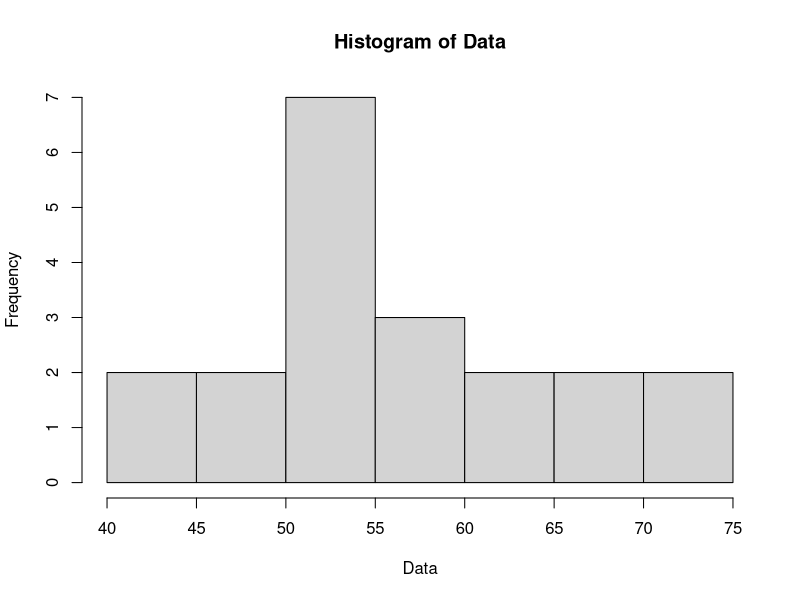
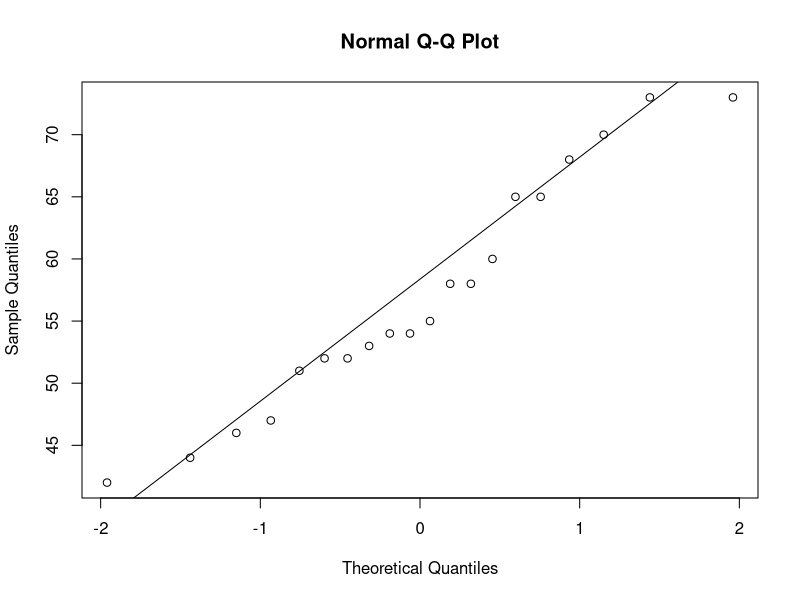
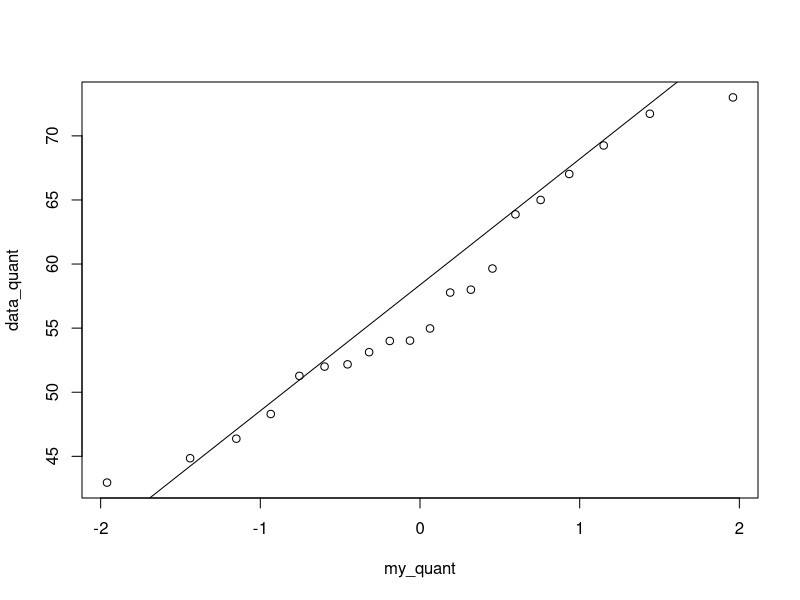
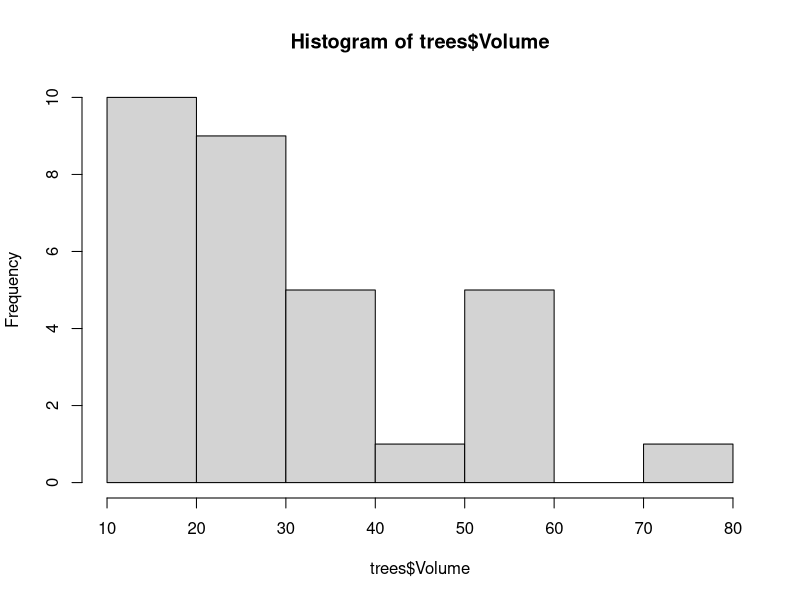
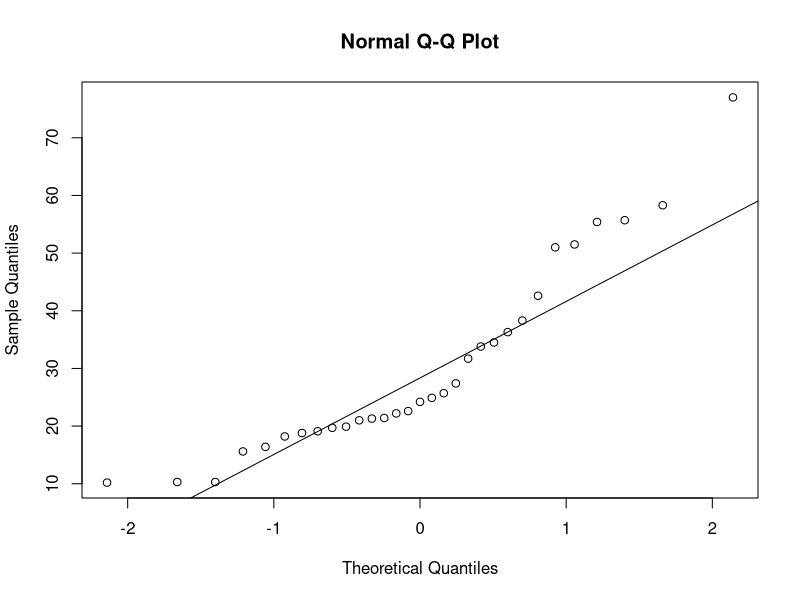
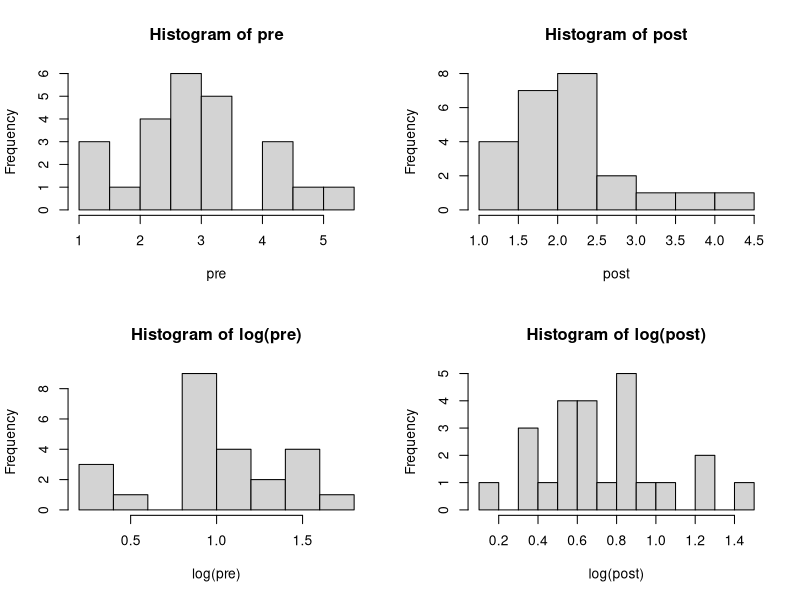

Recreate these plots in R, in order.
## ---- chunk 1
knitr::opts_chunk$set(echo = TRUE)
## ---- chunk 2

Placebo = c(54,51,58,44,55,52,42,47,58,46)
Drug = c(54,73,53,70,73,68,52,65,65,60)

Data = c(Placebo, Drug)
Data_sd = sd(Data)
Data_mean = mean(Data)
hist(Data, breaks=10)
## ---- chunk 3
qqnorm(Data)
qqline(Data)
## ---- chunk 4
my_probs = ppoints(20)
my_quant = qnorm(my_probs) #, mean=Data_mean, sd=Data_sd)
my_quant
## ---- chunk 5
data_quant = quantile(Data, my_probs)
data_quant
## ---- chunk 6
#plot(my_quant, data_quant)
#abline(a=0,b=1)
qqplot(my_quant, data_quant)
qqline(Data)
## ---- chunk 7
shapiro.test(Data)
## ---- chunk 8
hist(trees$Volume)
## ---- chunk 9
shapiro.test(trees$Volume)
## ---- chunk 10
qqnorm(trees$Volume)
qqline(trees$Volume)
## ---- chunk 11
#####################################################################
# plasma triglyceride levels in the population (mg/ml)
# borderline high = 2-4 vs. normal < 2
# testing before and after diet and exercise changes (expect a decrease)
pre = c(2.55,3.38,2.37,4.11,3.27,2.58,4.20,3.22,5.10,2.62,3.06,1.23,2.27,2.24,1.39,2.63,2.61,4.30,1.46,3.35,2.79,2.42,4.63,1.57)
post = c(1.59,3.51,1.44,2.32,1.75,1.67,1.90,1.37,2.72,1.80,2.40,2.01,2.41,1.38,1.18,4.31,2.09,2.32,2.63,2.25,1.71,2.01,1.95,3.46)
#####################################################################
## ---- chunk 12

# check distributions of original data with histograms (breaks = 10)
par(mfrow=c(2,2))
hist(pre,breaks=10)
hist(post,breaks=10)

# check distributions after log-transformation
hist(log(pre),breaks=10)
hist(log(post),breaks=10)
## ---- chunk 13
# Shapiro-Wilk tests
shapiro.test(pre)
shapiro.test(post)

# Shapiro-Wilk tests
shapiro.test(log(pre))
shapiro.test(log(post))

## ---- chunk 14

## do t-tests using the original and transformed data
t.test(post,pre,paired=T)
t.test(log(post),log(pre),paired=T)
## ---- chunk 15

## compute the 95% CI for the two samples in their original units

#####################################################################
# pre-treatment -- by hand!
mean_prime = mean(log(pre))
sd_prime = sqrt( sum( (log(pre) - mean_prime)^2 /(length(pre)-1)) )
se_prime = sd_prime/sqrt(length(pre))
tcrit = qt(0.975,df=length(pre))
tcrit
ci_pre = c(mean_prime - tcrit*se_prime, mean_prime + tcrit*se_prime)
ci_pre
ci_pre_orig = exp(ci_pre)
ci_pre_orig

# pre-treatment from t-test
t_pre = t.test(log(pre),mu=mean(log(pre)))
t_pre
ci95_pre_log = t_pre$conf.int[1:2]
ci95_pre_log
ci95_pre = exp(ci95_pre_log)
ci95_pre
## ---- chunk 16
#####################################################################
# post-treatment -- by hand!
mean_prime = mean(log(post))
sd_prime = sqrt( sum( (log(post) - mean_prime)^2 /(length(post)-1)) )
se_prime = sd_prime/sqrt(length(post))
tcrit = qt(0.975,df=length(post))
tcrit
ci_post = c(mean_prime - tcrit*se_prime, mean_prime + tcrit*se_prime)
ci_post
ci_post_orig = exp(ci_post)
ci_post_orig

# post-treatment from t-test
t_post = t.test(log(post),mu=mean(log(pre)))
t_post
ci95_post_log = t_post$conf.int[1:2]
ci95_post_log
ci95_post = exp(ci95_post_log)
ci95_post
## ---- chunk 17
#####################################################################
# pre-treatment from t-test
t_pre = t.test(log(pre),mu=mean(log(pre)))
t_pre
ci95_pre_log = t_pre$conf.int[1:2]
ci95_pre_log
ci95_pre = exp(ci95_pre_log)
ci95_pre

t_post = t.test(log(post),mu=mean(log(post)))
t_post
ci95_post_log = t_post$conf.int[1:2]
ci95_post_log
ci95_post = exp(ci95_post_log)
ci95_post
